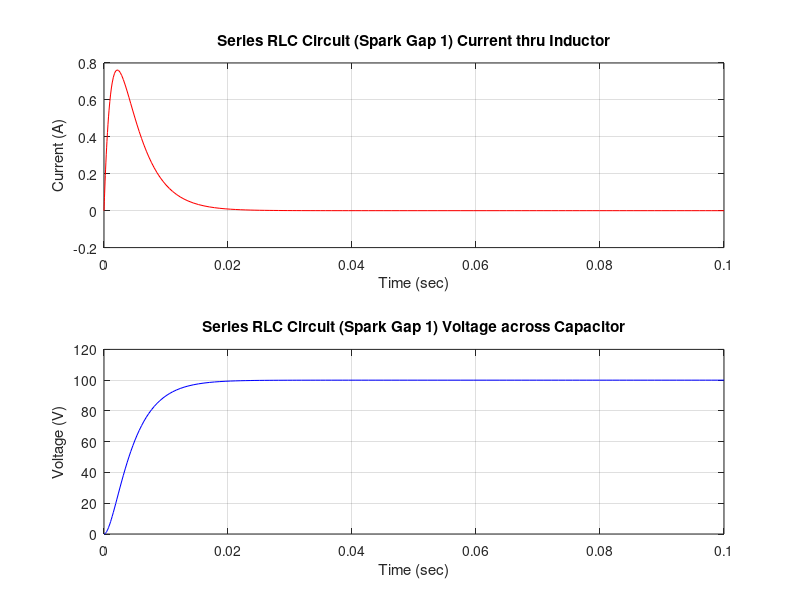
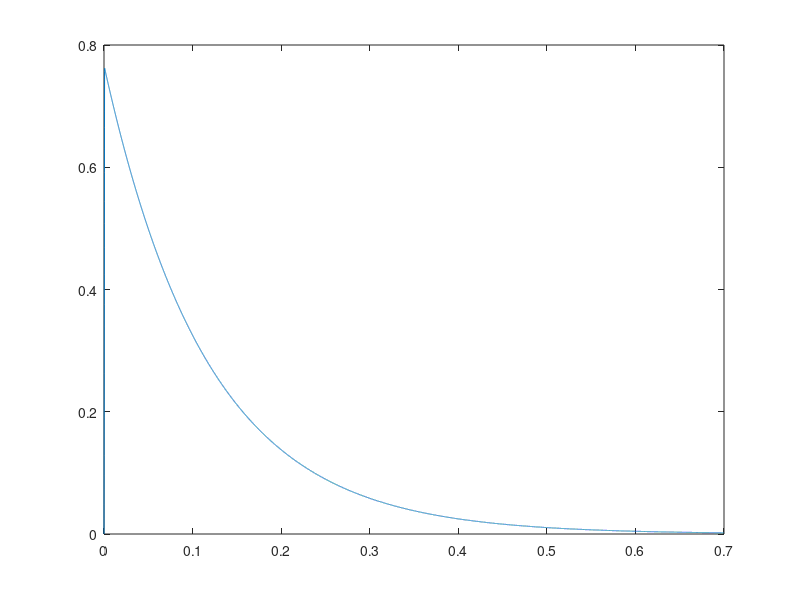

MATLAB code to generate these figures, in order:
%Numerical State Space Solution
%Author: Berin Balje 

%% Pararameters
T = 0.1;           % Simulation Time..
x0 =  [0; 0];      % Initial Conditions
tspan = [0, T];    % Time span 

R = 100;               
L = 100e-3;           
C = 50e-6;            
Vi = 100;             % Input Voltage
Rexp=1;
%% RLC Circuit Dynamic Model -> State-Space Model (When Spark gap 1 is conducting)

% y(1) = d (I_ind);    y(2) = d (V_cap);
%        /dt               /dt
y =@(t,x) [-R/L, -1/L; 1/C, 0]*x + [1/L; 0]*Vi;

% ODE Solver 
[t, x] = ode45(@(t,x) y(t,x), tspan, x0); 

% Plot Current thru Inductor & Voltage across Capacitor
I_ind = x(:,1);    V_cap = x(:,2);

figure(1)
subplot(2,1,1);
plot(t, I_ind, 'r', 'linewidth',0.75);
grid on;
title('Series RLC Circuit (Spark Gap 1) Current thru Inductor'); 
xlabel('Time (sec)');
ylabel('Current (A)');

subplot(2,1,2);
plot(t, V_cap, 'b', 'linewidth',0.75); 
grid on;
title('Series RLC Circuit (Spark Gap 1) Voltage across Capacitor'); 
xlabel('Time (sec)');
ylabel('Voltage (V)');


%% RL circuit model -> exponential decay  (When spark gap 2 is conducting)

tau=L/(Rexp);
t2=0:(t(2)-t(1)):tau*6;
I_decay= max(I_ind)*exp(-(t2)/(tau))';
figure(2)
plot(t2,I_decay)
title('Series RL Circuit (Spark Gap 2) Current thru Inductor'); 
xlabel('Time (sec)');
ylabel('Current (A)');
grid on

%% Combining  parts of spark gap 1 and spark gap 2

peakinx=find(I_ind==max(I_ind));
pulse=cat(1,I_ind(1:peakinx),I_decay);
t_pulse = linspace(0,(max(t)+max(t2)),length(pulse));

figure(2)
plot(t_pulse,pulse)



